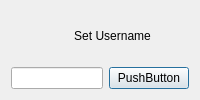
<?xml version="1.0" encoding="UTF-8"?>
<ui version="4.0">
 <class>Dialog</class>
 <widget class="QDialog" name="Dialog">
  <property name="geometry">
   <rect>
    <x>0</x>
    <y>0</y>
    <width>200</width>
    <height>100</height>
   </rect>
  </property>
  <property name="minimumSize">
   <size>
    <width>200</width>
    <height>100</height>
   </size>
  </property>
  <property name="maximumSize">
   <size>
    <width>200</width>
    <height>100</height>
   </size>
  </property>
  <property name="windowTitle">
   <string>Dialog</string>
  </property>
  <property name="windowIcon">
   <iconset>
    <normalon>:/AppVox/appicon.png</normalon>
    <disabledon>:/AppVox/appicon.png</disabledon>
   </iconset>
  </property>
  <property name="modal">
   <bool>true</bool>
  </property>
  <layout class="QVBoxLayout" name="verticalLayout">
   <item>
    <widget class="QLabel" name="label">
     <property name="text">
      <string>                   Set Username</string>
     </property>
    </widget>
   </item>
   <item>
    <layout class="QHBoxLayout" name="horizontalLayout">
     <item>
      <widget class="QLineEdit" name="lineEdit">
       <property name="maximumSize">
        <size>
         <width>100</width>
         <height>16777215</height>
        </size>
       </property>
      </widget>
     </item>
     <item>
      <widget class="QPushButton" name="pushButton">
       <property name="text">
        <string>PushButton</string>
       </property>
      </widget>
     </item>
    </layout>
   </item>
  </layout>
 </widget>
 <resources>
  <include location="AppVox.qrc"/>
 </resources>
 <connections>
  <connection>
   <sender>pushButton</sender>
   <signal>clicked()</signal>
   <receiver>Dialog</receiver>
   <slot>username()</slot>
   <hints>
    <hint type="sourcelabel">
     <x>163</x>
     <y>70</y>
    </hint>
    <hint type="destinationlabel">
     <x>166</x>
     <y>91</y>
    </hint>
   </hints>
  </connection>
 </connections>
 <slots>
  <slot>username()</slot>
 </slots>
</ui>
